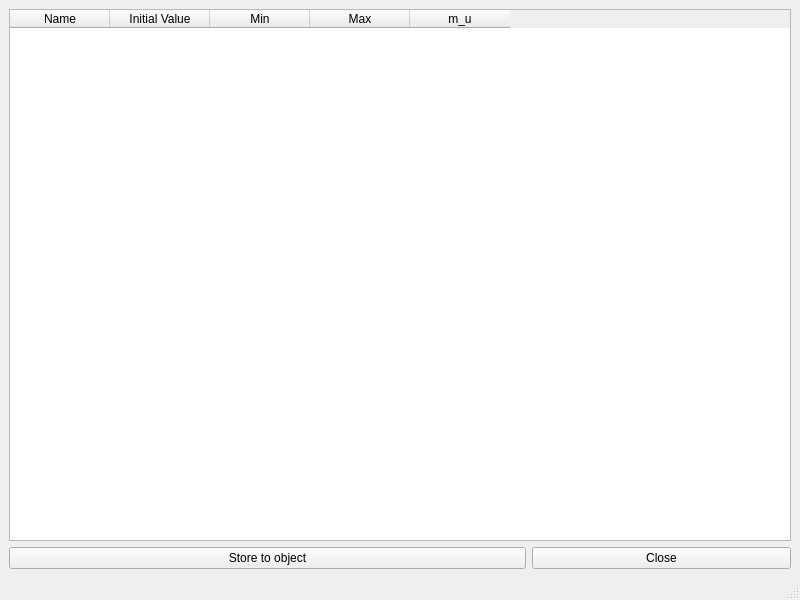
<?xml version="1.0" encoding="UTF-8"?>
<ui version="4.0">
 <class>MainWindow</class>
 <widget class="QMainWindow" name="MainWindow">
  <property name="geometry">
   <rect>
    <x>0</x>
    <y>0</y>
    <width>800</width>
    <height>600</height>
   </rect>
  </property>
  <property name="windowTitle">
   <string>Tuner Parameters</string>
  </property>
  <widget class="QWidget" name="centralwidget">
   <layout class="QGridLayout" name="gridLayout">
    <item row="1" column="0" colspan="2">
     <widget class="QPushButton" name="push_button_store">
      <property name="text">
       <string>Store to object</string>
      </property>
     </widget>
    </item>
    <item row="1" column="2">
     <widget class="QPushButton" name="push_button_close">
      <property name="text">
       <string>Close</string>
      </property>
     </widget>
    </item>
    <item row="0" column="0" colspan="3">
     <widget class="QTableWidget" name="table_widget">
      <column>
       <property name="text">
        <string>Name</string>
       </property>
      </column>
      <column>
       <property name="text">
        <string>Initial Value</string>
       </property>
      </column>
      <column>
       <property name="text">
        <string>Min</string>
       </property>
      </column>
      <column>
       <property name="text">
        <string>Max</string>
       </property>
      </column>
      <column>
       <property name="text">
        <string>m_u</string>
       </property>
      </column>
     </widget>
    </item>
   </layout>
  </widget>
  <widget class="QMenuBar" name="menubar">
   <property name="geometry">
    <rect>
     <x>0</x>
     <y>0</y>
     <width>800</width>
     <height>21</height>
    </rect>
   </property>
  </widget>
  <widget class="QStatusBar" name="statusbar"/>
 </widget>
 <resources/>
 <connections/>
</ui>
